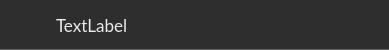
<?xml version="1.0" encoding="UTF-8"?>
<ui version="4.0">
 <class>DatasetSpectrumEntry</class>
 <widget class="QWidget" name="DatasetSpectrumEntry">
  <property name="geometry">
   <rect>
    <x>0</x>
    <y>0</y>
    <width>389</width>
    <height>50</height>
   </rect>
  </property>
  <property name="minimumSize">
   <size>
    <width>0</width>
    <height>50</height>
   </size>
  </property>
  <property name="maximumSize">
   <size>
    <width>16777215</width>
    <height>50</height>
   </size>
  </property>
  <property name="cursor">
   <cursorShape>PointingHandCursor</cursorShape>
  </property>
  <property name="windowTitle">
   <string>Form</string>
  </property>
  <property name="styleSheet">
   <string notr="true">QWidget {
	background-color: #2e2e2e;
	border-bottom: 1px solid #666666;
}

QWidget:hover {
	background-color: #131313;
}</string>
  </property>
  <layout class="QHBoxLayout" name="horizontalLayout">
   <property name="spacing">
    <number>15</number>
   </property>
   <item>
    <widget class="QPushButton" name="button_spectrumDelete">
     <property name="maximumSize">
      <size>
       <width>30</width>
       <height>16777215</height>
      </size>
     </property>
     <property name="cursor">
      <cursorShape>PointingHandCursor</cursorShape>
     </property>
     <property name="styleSheet">
      <string notr="true">QPushButton {
    background-color: transparent;
    border: none;
}</string>
     </property>
     <property name="text">
      <string/>
     </property>
     <property name="icon">
      <iconset resource="../../resources.qrc">
       <normaloff>:/ui/_pics/icons/delete_grey.png</normaloff>:/ui/_pics/icons/delete_grey.png</iconset>
     </property>
     <property name="iconSize">
      <size>
       <width>30</width>
       <height>30</height>
      </size>
     </property>
    </widget>
   </item>
   <item>
    <widget class="QLabel" name="spectrum_name">
     <property name="font">
      <font>
       <family>Lato</family>
       <pointsize>13</pointsize>
       <fontweight>Light</fontweight>
      </font>
     </property>
     <property name="cursor">
      <cursorShape>PointingHandCursor</cursorShape>
     </property>
     <property name="styleSheet">
      <string notr="true">border: None;
color: #ebebeb;
background-color: transparent;</string>
     </property>
     <property name="text">
      <string>TextLabel</string>
     </property>
    </widget>
   </item>
  </layout>
 </widget>
 <resources>
  <include location="../../resources.qrc"/>
 </resources>
 <connections/>
</ui>
